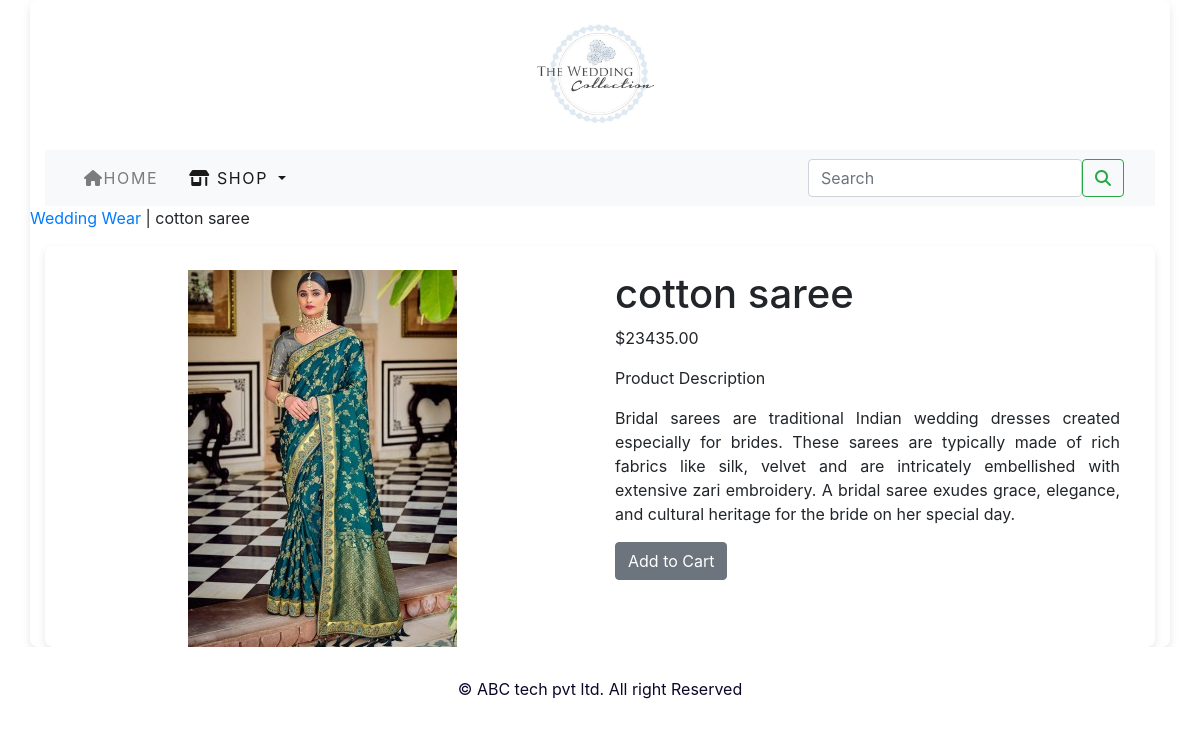
Page /shop/product/sarees/cotton-saree/ on the committed database.
### shop/models.py (models this page shows, shortened)
class Product(models.Model):
    name = models.CharField(max_length=250, unique=True)
    slug = models.SlugField(max_length=250, unique=True)
    description = models.TextField(blank=True)
    price = models.DecimalField(max_digits=10, decimal_places=2)
    category = models.ForeignKey(Category, on_delete=models.CASCADE)
    image = models.ImageField(upload_to='product', blank=True)
    stock = models.IntegerField()
    available = models.BooleanField(default=True)
    created = models.DateTimeField(auto_now_add=True)
    updated = models.DateTimeField(auto_now=True)
    class Meta:
        ordering = ('name',)
        verbose_name = 'product'
        verbose_name_plural = 'products'

class Category(models.Model):
    name = models.CharField(max_length=250, unique=True)
    slug = models.SlugField(max_length=250, unique=True)
    description = models.TextField(blank=True)
    image = models.ImageField(upload_to='category', blank=True)
    class Meta:
        ordering = ('name',)
        verbose_name = 'category'
        verbose_name_plural = 'categories'
    def get_url(self):
        return reverse('shop:products_by_category', args=[self.slug])
    def __str__(self):
        return '{}'.format(self.name)

### shop/views.py (the view)
# urls.py: path('product/<slug:c_slug>/<slug:product_slug>/', views.prodCatdetail, name='prodCatdetail'),
def prodCatdetail(request, c_slug, product_slug):
    try:
        product = Product.objects.get(category__slug=c_slug, slug=product_slug)
    except Product.DoesNotExist:
        return render(request, 'product_not_found.html')  # You can create a template for this case
    except Exception as e:
        raise e
    return render(request, 'product.html', {'product': product})

### cart/context_processors.py (called while the page is built)
def counter(request):
    item_count=0
    if 'admin' in request.path:
        return {}
    else:
        try:
            cart=Cart.objects.filter(cart_id=_cart_id(request))
            car_items=CartItem.objects.all().filter(cart=cart[:1])
            for car_item in car_items:
                item_count+=car_item.quantity
        except Cart.DoesNotExist:
            item_count=0
    return dict(item_count=item_count)

### cart/views.py (called while the page is built)
def _cart_id(request):
    cart = request.session.session_key
    if not cart:
        cart = request.session.create()
    return cart

### shop/context_processors.py (called while the page is built)
def menu_links(request):
    links = Category.objects.all()
    return dict(links=links)

### template/product.html (shortened to what this page needs)
{% extends 'base.html' %}
{% load static %}
{% block content %}
<div class="row my_prod-row_class">
    <div class="mx_auto">
        <p> <a href="{{product.category.get_url}}">{{product.category}}</a> | {{product.name}} </p>
    </div>
</div>
<div class="container">
<br>
<div class="row">
    <div class="=col-12 col-sm-12 col-md-12 col-lg-6 text-center">
        <div style="min-width:18rem;">
            <img src="{{product.image.url}}" alt="{{product.name}}">
        </div>
    </div>
        <div class="col-12 col-sm-12 col-md-12 col-lg-6">
            <div>
            <h1 class="my_prod-tittle">{{product.name}}</h1>
            <p>${{product.price}}</p>
            <p class="my_tittle">Product Description</p>
            <p class="text-justify my_prod_text">{{product.description}}</p>
            {% if product.stock <= 0 %}
            <p class="text-justify my_prod_text"><b>Out Of Stock</b></p>
            {% else %}
            <a class="btn btn-secondary" href="{% url 'cart:add_cart' product.id %}">Add to Cart</a>
            {% endif %}
        </div>
    </div>
    </div>
</div>
{% endblock %}

### static/css/custom.css (style rules this page uses)
body { font-family: 'Kalnia', serif; }
.container { width:100%; height:auto; object-fit: cover; border-radius: 8px; box-shadow: 0 4px 8px rgba(0, 0, 0, 0.1) }
.my_prod_text { padding-right:20px; }
.btn-secondary { background-color: #ff6600; color: white; }

### rows in the picture
Product: category "Wedding Wear", name "cotton saree", image (picture), price "23435.00", description "Bridal sarees are traditional Indian wedding dresses created especially for brides. These sarees are typically made of rich fabrics like silk, velvet and are intricately embellished with extensive zari embroidery. A bridal saree exudes grace, elegance, and cultural heritage for the bride on her special day."
